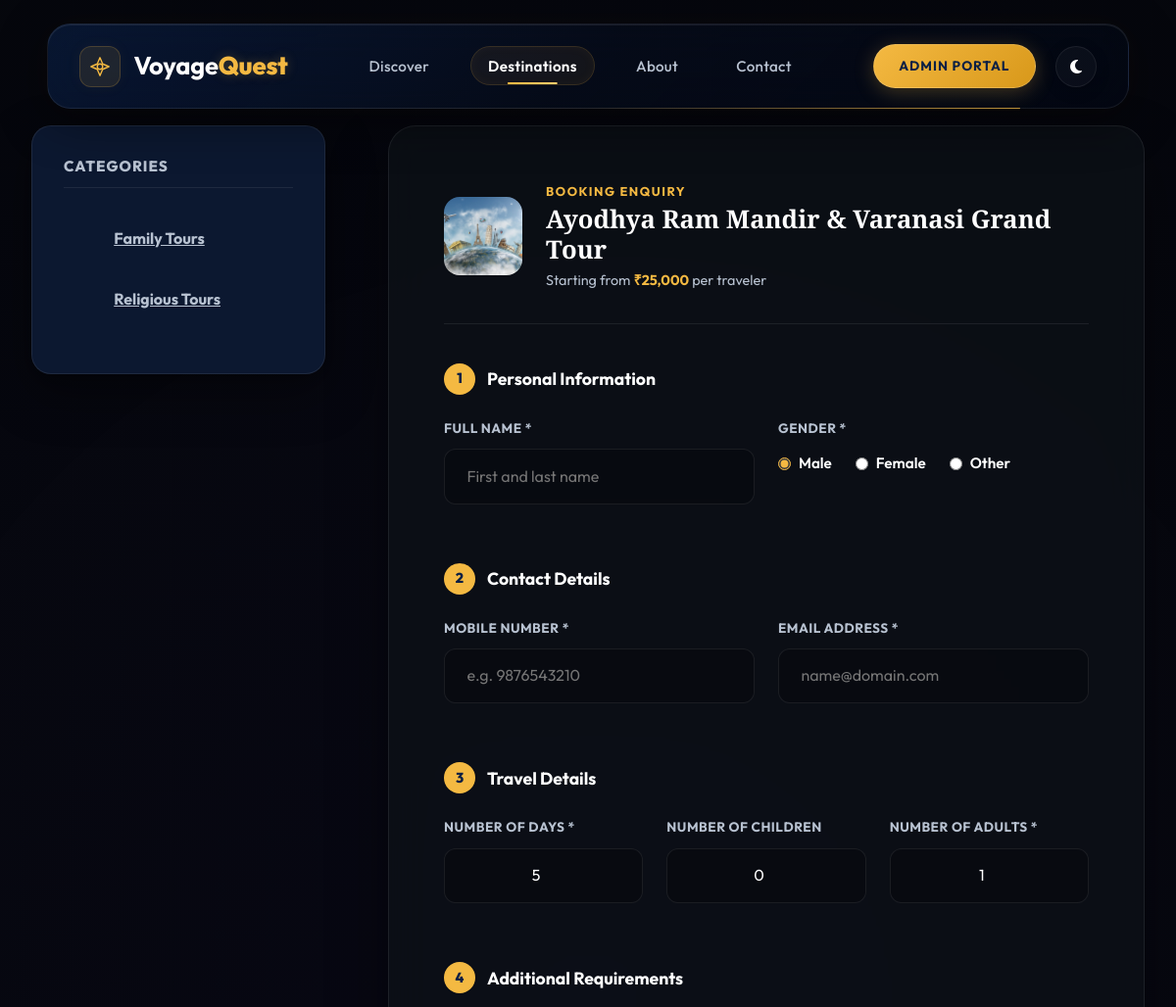
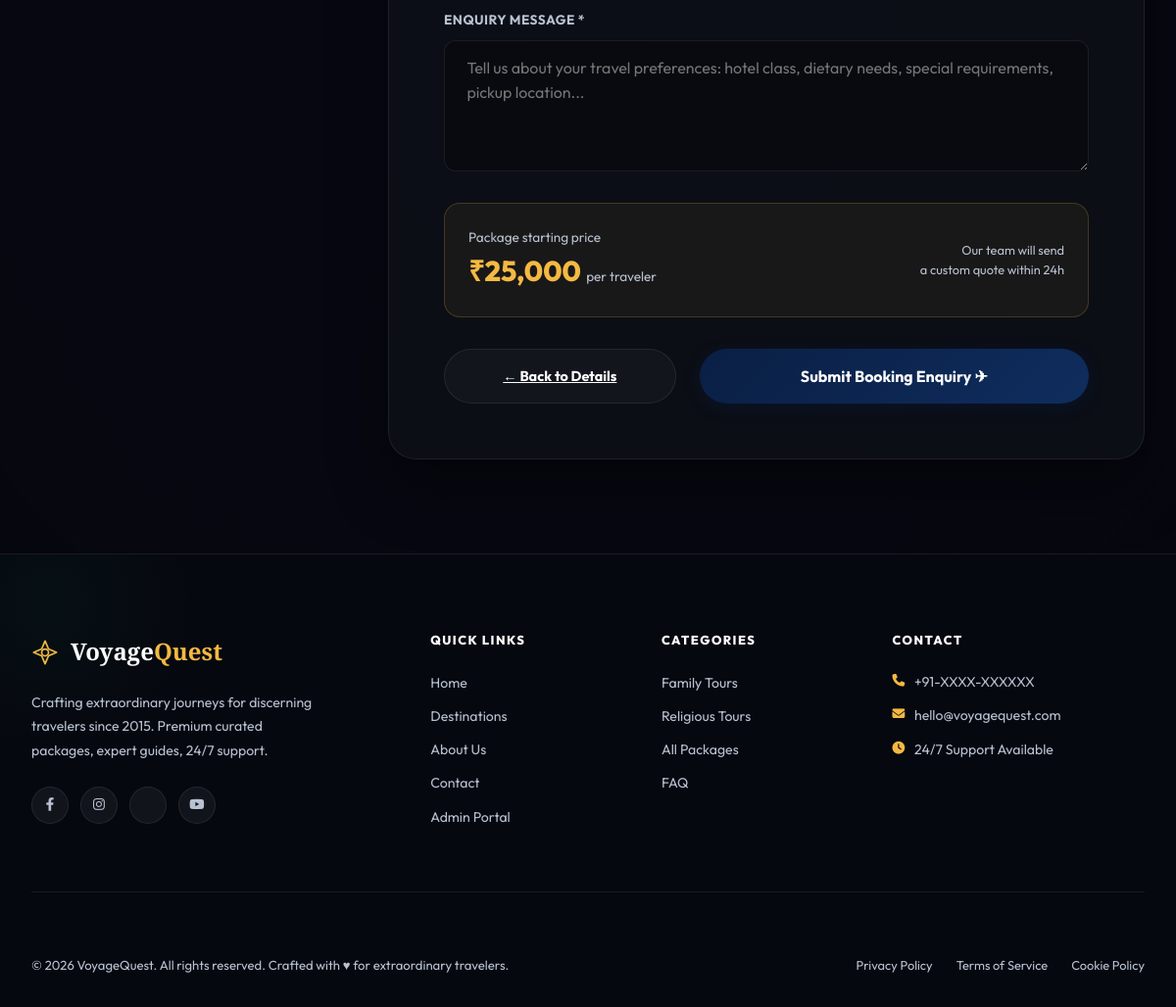
The app's page /enquiry.php?pid=45 with its own data (2 pictures, top to bottom).
### tables this page shows
CREATE TABLE `category` (
  `Cat_id` int(100) NOT NULL AUTO_INCREMENT,
  `Cat_name` varchar(2000) NOT NULL,
  PRIMARY KEY (`Cat_id`)
);

CREATE TABLE `package` (
  `Packid` int(200) NOT NULL AUTO_INCREMENT,
  `Packname` varchar(1000) NOT NULL,
  `Category` int(200) NOT NULL,
  `Subcategory` int(200) NOT NULL,
  `Packprice` int(200) NOT NULL,
  `Pic1` varchar(8000) NOT NULL,
  `Pic2` varchar(8000) NOT NULL,
  `Pic3` varchar(8000) NOT NULL,
  `Detail` varchar(8000) NOT NULL,
  PRIMARY KEY (`Packid`)
);

### function.php (called while the page is built, shortened)
<?php
function h($string) {
    return htmlspecialchars($string ?? '', ENT_QUOTES, 'UTF-8');
}
function prepare_query($cn, $sql, $types = '', $params = []) {
    $stmt = mysqli_prepare($cn, $sql);
    if ($types && $params) {
        mysqli_stmt_bind_param($stmt, $types, ...$params);
    }
    mysqli_stmt_execute($stmt);
    return mysqli_stmt_get_result($stmt);
}
?>

### enquiry.php (the view, shortened to what this page needs)
<?php
include('function.php');
$pid = isset($_GET["pid"]) ? (int)$_GET["pid"] : 0;
$package_data = null;
if ($pid > 0) {
    $result = prepare_query($cn,
        "SELECT p.*, c.Cat_name, s.Subcatname
         FROM package p
         JOIN category c ON p.Category = c.Cat_id
         JOIN subcategory s ON p.Subcategory = s.Subcatid
         WHERE p.Packid = ?",
        "i", [$pid]
    );
    if ($result) {
        $package_data = mysqli_fetch_assoc($result);
    }
}
$cat_result = mysqli_query($cn, "SELECT Cat_id, Cat_name FROM category ORDER BY Cat_id");
?>
<!DOCTYPE html>
<html lang="en">
<head>
    <link href="https://cdn.jsdelivr.net/npm/bootstrap@5.3.0/dist/css/bootstrap.min.css" rel="stylesheet">
    <link rel="stylesheet" href="css/luxury_travel.css?v=<?php echo filemtime('css/luxury_travel.css'); ?>">
</head>
<body>
<?php include('top.php'); ?>
<section class="ta-container">
    <div class="ta-grid-sidebar">
        <aside class="ta-sidebar" data-aos="fade-right">
            <h3 class="ta-sidebar-title">Categories</h3>
            <ul class="ta-sidebar-menu">
                <?php
                while ($cat = mysqli_fetch_assoc($cat_result)) {
                    echo '<li><a href="subcat.php?catid=' . (int)$cat['Cat_id'] . '" class="ta-sidebar-link">' . h($cat['Cat_name']) . '</a></li>';
                }
                ?>
            </ul>
        </aside>
        <div data-aos="fade-left">
            <?php if (!$package_data): ?>
            <div class="ta-detail-card">
                <h3 style="text-align:center; color: var(--text-gray);">Package selection invalid. <a href="category.php" style="color: var(--gold);">Browse Packages</a></h3>
            </div>
            <?php else: ?>
            <div class="ta-form-card" style="max-width: 100%; margin: 0;">
                <div style="display: flex; align-items: center; gap: 1.5rem; margin-bottom: 2.5rem; padding-bottom: 2rem; border-bottom: 1px solid var(--border-light);">
                    <div style="width: 80px; height: 80px; border-radius: 16px; overflow: hidden; flex-shrink: 0;">
                        <img src="Admin/packimages/<?php echo h($package_data['Pic1']); ?>"
                             alt="<?php echo h($package_data['Packname']); ?>"
                             style="width: 100%; height: 100%; object-fit: cover;"
                             onerror="this.src='images/travelimage.jpg'">
                    </div>
                    <div>
                        <p style="font-size: 0.8rem; text-transform: uppercase; letter-spacing: 1.5px; color: var(--gold); font-weight: 700; margin-bottom: 0.25rem;">Booking Enquiry</p>
                        <h3 style="font-family: var(--font-serif); font-size: 1.6rem; font-weight: 800; margin: 0; line-height: 1.2;"><?php echo h($package_data['Packname']); ?></h3>
                        <p style="color: var(--text-gray); font-size: 0.9rem; margin: 0.25rem 0 0 0;">Starting from <strong style="color: var(--gold);">₹<?php echo number_format((double)$package_data['Packprice']); ?></strong> per traveler</p>
                    </div>
                </div>
                <form method="post" id="bookingForm" novalidate>
                    <div class="booking-section" style="margin-bottom: 2rem;">
                        <div style="display: flex; align-items: center; gap: 0.75rem; margin-bottom: 1.5rem;">
                            <div style="width: 32px; height: 32px; border-radius: 50%; background: var(--gold); color: #0a1f44; font-weight: 800; font-size: 0.9rem; display: flex; align-items: center; justify-content: center;">1</div>
                            <h4 style="font-size: 1.1rem; font-weight: 700; margin: 0;">Personal Information</h4>
                        </div>
                        <div style="display: grid; grid-template-columns: 1fr 1fr; gap: 1.5rem;">
                            <div class="ta-form-group">
                                <label class="ta-form-label" for="t1">Full Name *</label>
                                <div class="input-wrapper">
                                    <input class="ta-form-control" id="t1" name="t1" type="text"
                                           required minlength="3" maxlength="50"
                                           pattern="[a-zA-Z ]{3,50}"
                                           title="Please enter 3-50 characters (letters and spaces only)"
                                           placeholder="First and last name"
                                           autocomplete="name"
                                           value="<?php echo isset($_POST['t1']) ? h($_POST['t1']) : ''; ?>">
                                </div>
                            </div>
                            <div class="ta-form-group">
                                <label class="ta-form-label">Gender *</label>
                                <div style="display: flex; gap: 1.5rem; margin-top: 0.8rem; flex-wrap: wrap;">
                                    <label style="display: flex; align-items: center; gap: 0.5rem; cursor: pointer; font-size: 0.95rem; font-weight: 600;">
                                        <input type="radio" name="r1" value="Male" <?php echo (!isset($_POST['r1']) || $_POST['r1'] === 'Male') ? 'checked' : ''; ?> style="accent-color: var(--gold);"> Male
                                    </label>
                                    <label style="display: flex; align-items: center; gap: 0.5rem; cursor: pointer; font-size: 0.95rem; font-weight: 600;">
                                        <input type="radio" name="r1" value="Female" <?php echo (isset($_POST['r1']) && $_POST['r1'] === 'Female') ? 'checked' : ''; ?> style="accent-color: var(--gold);"> Female
                                    </label>
                                    <label style="display: flex; align-items: center; gap: 0.5rem; cursor: pointer; font-size: 0.95rem; font-weight: 600;">
                                        <input type="radio" name="r1" value="Other" <?php echo (isset($_POST['r1']) && $_POST['r1'] === 'Other') ? 'checked' : ''; ?> style="accent-color: var(--gold);"> Other
                                    </label>
                                </div>
                            </div>
                        </div>
                    </div>
                    <div class="booking-section" style="margin-bottom: 2rem;">
                        <div style="display: flex; align-items: center; gap: 0.75rem; margin-bottom: 1.5rem;">
                            <div style="width: 32px; height: 32px; border-radius: 50%; background: var(--gold); color: #0a1f44; font-weight: 800; font-size: 0.9rem; display: flex; align-items: center; justify-content: center;">2</div>
                            <h4 style="font-size: 1.1rem; font-weight: 700; margin: 0;">Contact Details</h4>
                        </div>
                        <div style="display: grid; grid-template-columns: 1fr 1fr; gap: 1.5rem;">
                            <div class="ta-form-group">
                                <label class="ta-form-label" for="t2">Mobile Number *</label>
                                <div class="input-wrapper">
                                    <input class="ta-form-control" id="t2" name="t2" type="tel"
                                           required pattern="[0-9]{10,12}"
                                           title="Please enter 10-12 digit mobile number"
                                           placeholder="e.g. 9876543210"
                                           autocomplete="tel"
                                           value="<?php echo isset($_POST['t2']) ? h($_POST['t2']) : ''; ?>">
                                </div>
                            </div>
                            <div class="ta-form-group">
                                <label class="ta-form-label" for="t3">Email Address *</label>
                                <div class="input-wrapper">
                                    <input class="ta-form-control" id="t3" name="t3" type="email"
                                           required placeholder="name@domain.com"
                                           autocomplete="email"
                                           value="<?php echo isset($_POST['t3']) ? h($_POST['t3']) : ''; ?>">
                                </div>
                            </div>
                        </div>
                    </div>
                    <div class="booking-section" style="margin-bottom: 2rem;">
                        <div style="display: flex; align-items: center; gap: 0.75rem; margin-bottom: 1.5rem;">
                            <div style="width: 32px; height: 32px; border-radius: 50%; background: var(--gold); color: #0a1f44; font-weight: 800; font-size: 0.9rem; display: flex; align-items: center; justify-content: center;">3</div>
                            <h4 style="font-size: 1.1rem; font-weight: 700; margin: 0;">Travel Details</h4>
                        </div>
                        <div style="display: grid; grid-template-columns: repeat(3, 1fr); gap: 1.5rem;" class="travel-details-grid">
                            <div class="ta-form-group">
                                <label class="ta-form-label" for="t4">Number of Days *</label>
                                <div class="input-wrapper">
                                    <input class="ta-form-control" id="t4" name="t4" type="number"
                                           min="1" max="365" required placeholder="5"
                                           style="text-align: center;"
                                           value="<?php echo isset($_POST['t4']) ? h($_POST['t4']) : ($package_data ? h($package_data['NoofDays'] ?? '5') : '5'); ?>">
                                </div>
                            </div>
                            <div class="ta-form-group">
                                <label class="ta-form-label" for="t5">Number of Children</label>
                                <div class="input-wrapper">
                                    <input class="ta-form-control" id="t5" name="t5" type="number"
                                           min="0" max="20" placeholder="0"
                                           style="text-align: center;"
                                           value="<?php echo isset($_POST['t5']) ? h($_POST['t5']) : '0'; ?>">
                                </div>
                            </div>
                            <div class="ta-form-group">
                                <label class="ta-form-label" for="t6">Number of Adults *</label>
                                <div class="input-wrapper">
                                    <input class="ta-form-control" id="t6" name="t6" type="number"
                                           min="1" max="20" required placeholder="1"
                                           style="text-align: center;"
                                           value="<?php echo isset($_POST['t6']) ? h($_POST['t6']) : '1'; ?>">
                                </div>
                            </div>
                        </div>
                    </div>
                    <div class="booking-section" style="margin-bottom: 2rem;">
                        <div style="display: flex; align-items: center; gap: 0.75rem; margin-bottom: 1.5rem;">
                            <div style="width: 32px; height: 32px; border-radius: 50%; background: var(--gold); color: #0a1f44; font-weight: 800; font-size: 0.9rem; display: flex; align-items: center; justify-content: center;">4</div>
                            <h4 style="font-size: 1.1rem; font-weight: 700; margin: 0;">Additional Requirements</h4>
                        </div>
                        <div class="ta-form-group">
                            <label class="ta-form-label" for="t7">Enquiry Message *</label>
                            <div class="input-wrapper" style="align-items: flex-start;">
                                <textarea class="ta-form-control" id="t7" name="t7" required
                                          placeholder="Tell us about your travel preferences: hotel class, dietary needs, special requirements, pickup location..."
                                          rows="4"><?php echo isset($_POST['t7']) ? h($_POST['t7']) : ''; ?></textarea>
                            </div>
                        </div>
                    </div>
                    <div style="background: rgba(244, 185, 66, 0.06); border: 1px solid rgba(244, 185, 66, 0.2); border-radius: 16px; padding: 1.5rem; margin-bottom: 2rem;">
                        <div style="display: flex; justify-content: space-between; align-items: center;">
                            <div>
                                <p style="font-size: 0.85rem; color: var(--text-gray); margin: 0;">Package starting price</p>
                                <p style="font-size: 1.8rem; font-weight: 800; color: var(--gold); margin: 0;">₹<?php echo number_format((double)$package_data['Packprice']); ?> <span style="font-size: 0.85rem; color: var(--text-gray); font-weight: 400;">per traveler</span></p>
                            </div>
                            <div style="text-align: right;">
                                <p style="font-size: 0.8rem; color: var(--text-gray); margin: 0;">Our team will send</p>
                                <p style="font-size: 0.8rem; color: var(--text-gray); margin: 0;">a custom quote within 24h</p>
                            </div>
                        </div>
                    </div>
                    <div style="display: flex; gap: 1.5rem; flex-wrap: wrap;">
                        <a href="detail.php?pid=<?php echo $pid; ?>"
                           class="btn-ta btn-ta-secondary"
                           style="flex: 1; min-width: 140px; text-align: center;">
                            ← Back to Details
                        </a>
                        <button type="submit" name="sbmt"
                                class="btn-ta btn-ta-primary"
                                style="flex: 2; min-width: 200px; border-radius: 30px; padding: 0.95rem; font-size: 1rem;">
                            Submit Booking Enquiry ✈
                        </button>
                    </div>
                </form>
            </div>
            <?php endif; ?>
        </div>
    </div>
</section>
<?php include('bottom.php'); ?>
</body>
</html>

### records on screen
category: Cat_name "Family Tours"
category: Cat_name "Religious Tours"
package: Packname "Ayodhya Ram Mandir & Varanasi Grand Tour", Packprice "25,000"
